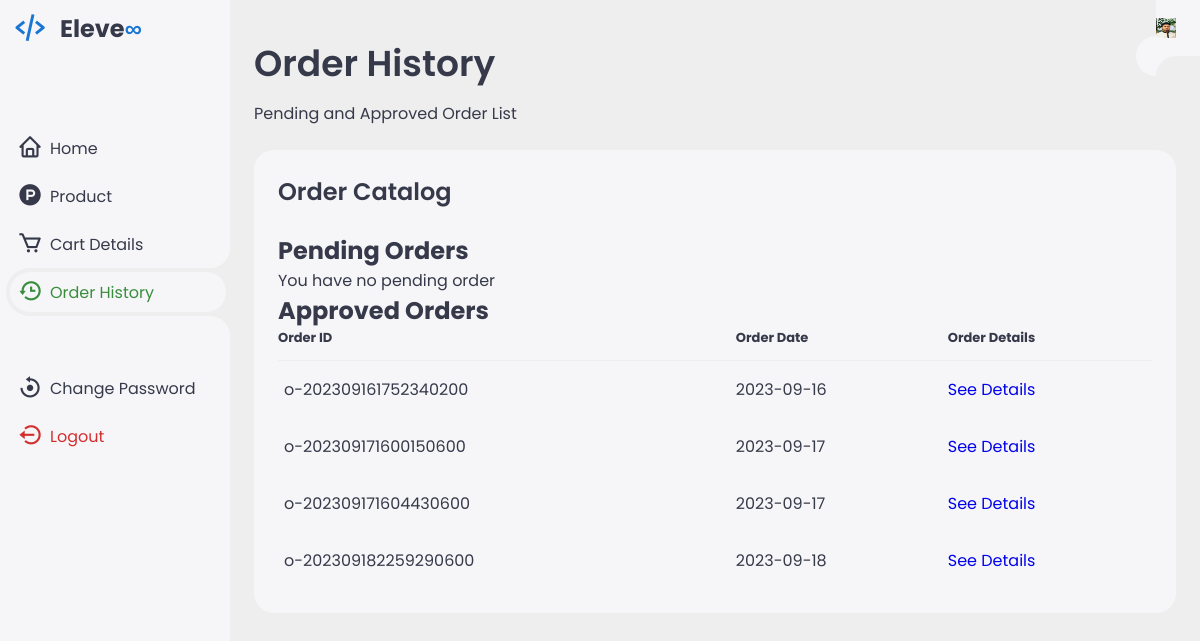
The app's page /Customer/orderhistory.php (signed in) with its own data.
### tables this page shows
CREATE TABLE `customer` (
  `cus_id` varchar(30) NOT NULL,
  `first_name` varchar(20) NOT NULL,
  `last_name` varchar(20) NOT NULL,
  `email` varchar(100) NOT NULL,
  `password` varchar(50) NOT NULL,
  `address` varchar(200) NOT NULL,
  `mobile` varchar(20) NOT NULL,
  `dob` date NOT NULL,
  `gender` varchar(6) NOT NULL,
  `pic` varchar(200) NOT NULL,
  `status` int(4) NOT NULL
);

CREATE TABLE `customer_order` (
  `order_id` varchar(30) NOT NULL,
  `cus_id` varchar(30) NOT NULL,
  `order_date` date DEFAULT NULL,
  `status` tinyint(4) DEFAULT NULL
);

### Customer/orderhistory.php (the view, shortened to what this page needs)
<?php
    include("../connection.php");
    $email = $_SESSION['ID'];
    $sql="select * from customer where email = '$email'";
    $r = mysqli_query($con, $sql);
    if(mysqli_num_rows($r)>0){
        $row=mysqli_fetch_array($r);
        $cus_id = $row['cus_id'];
        $f_name = $row['first_name'];
        $pic = $row['pic'];
    }
?>
<!DOCTYPE html>
<html lang="en">
<head>
    <link href='https://unpkg.com/boxicons@2.1.4/css/boxicons.min.css' rel='stylesheet'>
    <link href='https://unpkg.com/boxicons@2.1.4/css/boxicons.min.css' rel='stylesheet'>
    <link rel="stylesheet" href="../Admin/CSS/admin-profile.css">
    <link type="text/css"
        rel="stylesheet"
        href="https://cdnjs.cloudflare.com/ajax/libs/font-awesome/6.4.2/css/all.min.css"
    />
</head>
<body>
    <div class="sidebar">
        <a href="#" class="logo">
            <i class='bx bx-code-alt'></i>
            <div class="logo-name"><span>Eleve</span>∞</div>
        </a>
        <ul class="side-menu">
            <li><a href="home.php"><i class="bx bx-home"></i>Home</a></li>
            <li><a href="product.php"><i class='bx bxl-product-hunt'></i>Product</a></li>
            <li><a href="cart-details.php"><i class='bx bx-cart'></i>Cart Details</a></li>
            <li class="active"><a href="orderhistory.php"><i class='bx bx-history'></i>Order History</a></li>
        </ul>
        <ul class="side-menu">
            <li>
                <a href="changepass.php">
                    <i class='bx bx-reset'></i>
                        Change Password
                </a>
            </li>
            <li>
                <a href="?sign=out" class="logout">
                    <i class='bx bx-log-out-circle'></i>
                        Logout
                </a>
            </li>
        </ul>
    </div>
    <div class="content">
        <nav style="float:right">
            <?php
                echo "<img src='../Images/Customer_Image/$pic' alt='$f_name' style='width:20px;height:20px;'>";
            ?>
        </nav>
        <main>
            <div class="header">
                <div class="left">
                    <h1>Order History</h1>
                    <ul class="breadcrumb">
                        <li>
                            Pending and Approved Order List
                        </li>
                    </ul>
                </div>
            </div>
            <div class="bottom-data">
                <div class="orders">
                    <div class="header">
                        <h3>Order Catalog</h3>
                    </div>
                    <?php
                        include("../connection.php");
                        $sql = "select * from customer_order where cus_id='$cus_id'";
                        $r = mysqli_query($con, $sql);
                        if(mysqli_num_rows($r)<1){
                            echo "You havn't order yet";
                        }else{
                            $pending = "select * from customer_order where cus_id='$cus_id' and status=0";
                            $x = mysqli_query($con, $pending);
                            echo "<h2>Pending Orders<br/></h2>";
                            if(mysqli_num_rows($x)<1){
                                echo "You have no pending order";
                            }
                            $approved = "select * from customer_order where cus_id='$cus_id' and status=1";
                            $x = mysqli_query($con, $approved);
                            echo "<h2>Approved Orders<br/></h2>";
                            if(mysqli_num_rows($x)<1){
                                echo "You have no approved order";
                            }else{
                                echo "<table>
                                        <tr>
                                        <th>Order ID</th>
                                        <th>Order Date</th>
                                        <th>Order Details</th>
                                        </tr>";
                                while($row=mysqli_fetch_array($x)){
                                    $order_id = $row['order_id'];
                                    $date = $row['order_date'];
                                    echo "<tr>
                                        <td>$order_id</td>
                                        <td>$date</td>
                                        <td><a href='orderhistory.php?action=details&id=$order_id'>See Details</a></td>
                                        </tr>";
                                }
                                echo "</table>";
                            }
                        }
                    ?>
                </div>
            </div>
        </main>
    </div>
</body>
</html>

### Admin/CSS/admin-profile.css (style rules this page uses)
:root { --light: #f6f6f9; --primary: #1976D2; --light-primary: #CFE8FF; --grey: #eee; --dark-grey: #AAAAAA; --dark: #363949; --danger: #D32F2F; --light-danger: #FECDD3; --warning: #FBC02D; --light-warning: #FFF2C6; --success: #388E3C; --light-success: #BBF7D0; }
* { margin: 0; padding: 0; box-sizing: border-box; font-family: 'Poppins', sans-serif; }
.bx { font-size: 1.7rem; }
a { text-decoration: none; }
li { list-style: none; }
html { overflow-x: hidden; }
body { background: var(--grey); overflow-x: hidden; }
.sidebar { position: fixed; top: 0; left: 0; background: var(--light); width: 230px; height: 100%; z-index: 2000; overflow-x: hidden; scrollbar-width: none; transition: all 0.3s ease; }
.sidebar .logo { font-size: 24px; font-weight: 700; height: 56px; display: flex; align-items: center; color: var(--primary); z-index: 500; padding-bottom: 20px; box-sizing: content-box; }
.sidebar .logo .logo-name span { color: var(--dark); }
.sidebar .logo .bx { min-width: 60px; display: flex; justify-content: center; font-size: 2.2rem; }
.sidebar .side-menu { width: 100%; margin-top: 48px; }
.sidebar .side-menu li { height: 48px; background: transparent; margin-left: 6px; border-radius: 48px 0 0 48px; padding: 4px; }
.sidebar .side-menu li.active { background: var(--grey); position: relative; }
.sidebar .side-menu li.active::before { content: ""; position: absolute; width: 40px; height: 40px; border-radius: 50%; top: -40px; right: 0; box-shadow: 20px 20px 0 var(--grey); z-index: -1; }
.sidebar .side-menu li.active::after { content: ""; position: absolute; width: 40px; height: 40px; border-radius: 50%; bottom: -40px; right: 0; box-shadow: 20px -20px 0 var(--grey); z-index: -1; }
.sidebar .side-menu li a { width: 100%; height: 100%; background: var(--light); display: flex; align-items: center; border-radius: 48px; font-size: 16px; color: var(--dark); white-space: nowrap; overflow-x: hidden; transition: all 0.3s ease; }
.sidebar .side-menu li.active a { color: var(--success); }
.sidebar .side-menu li a .bx { min-width: calc(60px - ((4px + 6px) * 2)); display: flex; font-size: 1.6rem; justify-content: center; }
.sidebar .side-menu li a.logout { color: var(--danger); }
.content { position: relative; width: calc(100% - 230px); left: 230px; transition: all 0.3s ease; }
.content nav { height: 56px; background: var(--light); padding: 0 24px 0 0; display: flex; align-items: center; grid-gap: 24px; position: sticky; top: 0; left: 0; z-index: 1000; }
.content nav::before { content: ""; position: absolute; width: 40px; height: 40px; bottom: -40px; left: 0; border-radius: 50%; box-shadow: -20px -20px 0 var(--light); }
.content main { width: 100%; padding: 36px 24px; max-height: calc(100vh - 56px); }
.content main .header { display: flex; align-items: center; justify-content: space-between; grid-gap: 16px; flex-wrap: wrap; }
.content main .header .left h1 { font-size: 36px; font-weight: 600; margin-bottom: 10px; color: var(--dark); }
.content main .header .left .breadcrumb { display: flex; align-items: center; grid-gap: 16px; }
.content main .header .left .breadcrumb li { color: var(--dark); }
.content main .bottom-data { display: flex; flex-wrap: wrap; grid-gap: 24px; margin-top: 24px; width: 100%; color: var(--dark); }
.content main .bottom-data>div { border-radius: 20px; background: var(--light); padding: 24px; overflow-x: auto; }
.content main .bottom-data .header { display: flex; align-items: center; grid-gap: 16px; margin-bottom: 24px; }
.content main .bottom-data .header h3 { margin-right: auto; font-size: 24px; font-weight: 600; }
.content main .bottom-data .orders { flex-grow: 1; flex-basis: 500px; }
.content main .bottom-data .orders table { width: 100%; border-collapse: collapse; }
.content main .bottom-data .orders table th { padding-bottom: 12px; font-size: 13px; text-align: left; border-bottom: 1px solid var(--grey); }
.content main .bottom-data .orders table td { padding: 16px 0; }
.content main .bottom-data .orders table tr td:first-child { display: flex; align-items: center; grid-gap: 12px; padding-left: 6px; }
.content main .bottom-data .orders table tbody tr { cursor: pointer; transition: all 0.3s ease; }

### records on screen
customer: pic (picture)
customer_order: order_id "o-202309161752340200", order_date "2023-09-16"
customer_order: order_id "o-202309171600150600", order_date "2023-09-17"
customer_order: order_id "o-202309171604430600", order_date "2023-09-17"
customer_order: order_id "o-202309182259290600", order_date "2023-09-18"
